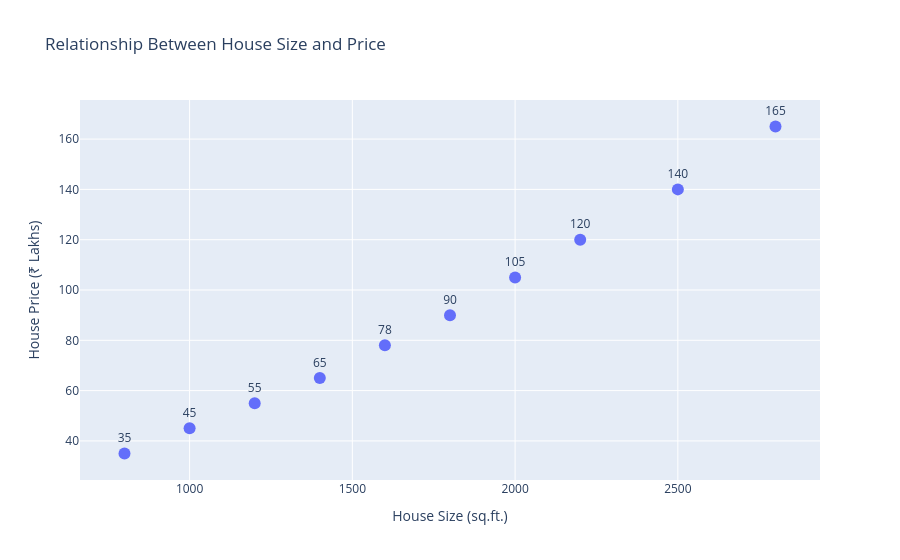

Notebook cell for this chart:
### Code cell
fig = px.scatter(
    df,
    x="House Size (sq.ft.)",
    y="House Price (Lakhs)",
    title="Relationship Between House Size and Price",
    text="House Price (Lakhs)"
)

fig.update_traces(
    marker=dict(size=12),
    textposition="top center"
)

fig.update_layout(
    xaxis_title="House Size (sq.ft.)",
    yaxis_title="House Price (₹ Lakhs)"
)

fig.show()

### Figure 1 — Plotly figure (JSON) as saved in the notebook; plotly's stock layout.template omitted (floating-point values rounded to 4 significant figures)
{"data": [{"hovertemplate": "House Size (sq.ft.)=%{x}<br>House Price (Lakhs)=%{text}<extra></extra>", "legendgroup": "", "marker": {"color": "#636efa", "size": 12, "symbol": "circle"}, "mode": "markers+text", "name": "", "orientation": "v", "showlegend": false, "text": [35.0, 45.0, 55.0, 65.0, 78.0, 90.0, 105.0, 120.0, 140.0, 165.0], "textposition": "top center", "type": "scatter", "x": [800, 1000, 1200, 1400, 1600, 1800, 2000, 2200, 2500, 2800], "xaxis": "x", "y": [35, 45, 55, 65, 78, 90, 105, 120, 140, 165], "yaxis": "y"}], "layout": {"legend": {"tracegroupgap": 0}, "title": {"text": "Relationship Between House Size and Price"}, "xaxis": {"anchor": "y", "domain": [0, 1], "title": {"text": "House Size (sq.ft.)"}}, "yaxis": {"anchor": "x", "domain": [0, 1], "title": {"text": "House Price (₹ Lakhs)"}}}}
